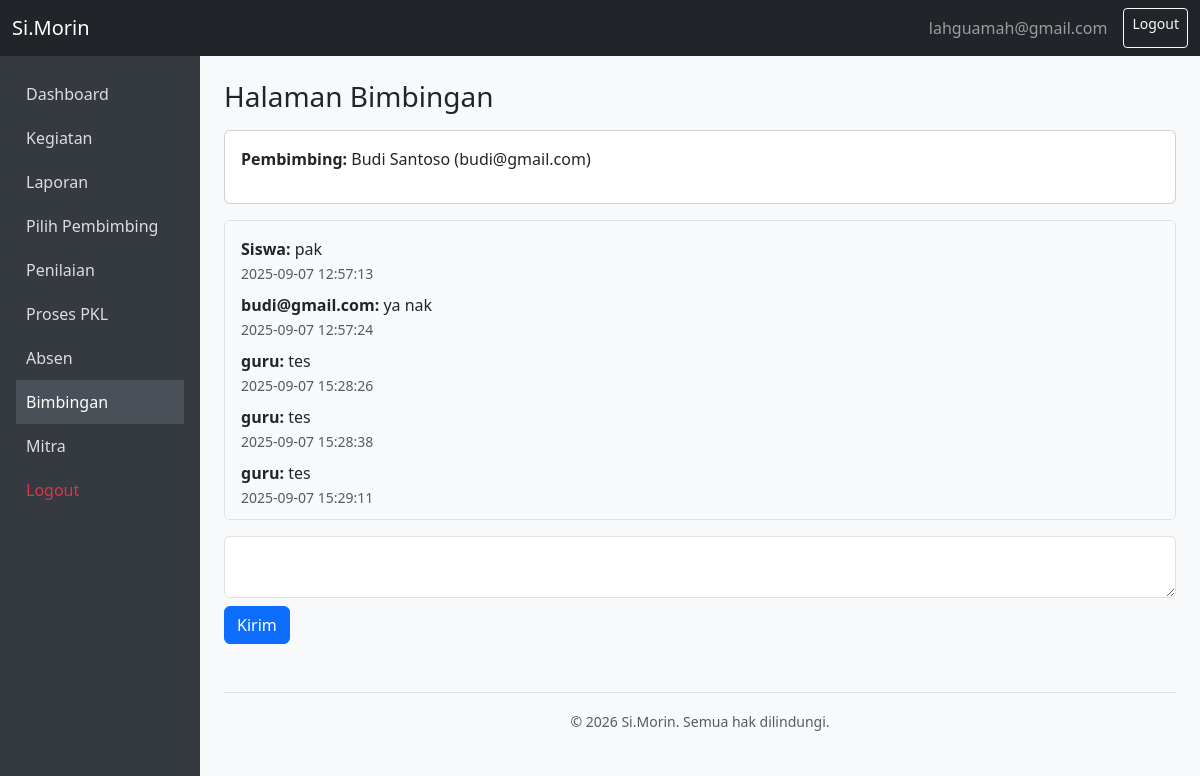
Page /siswa/App/Views/bimbingan.php (signed in) on the committed database.
### tables this page shows
CREATE TABLE `dataguru` (
  `id_guru` int(11) NOT NULL,
  `nama_guru` varchar(100) DEFAULT NULL,
  `email` varchar(100) DEFAULT NULL,
  `password` varchar(255) DEFAULT NULL,
  `jurusan` varchar(255) DEFAULT NULL
);

CREATE TABLE `chat_bimbingan` (
  `id` int(11) NOT NULL,
  `id_siswa` int(11) DEFAULT NULL,
  `pengirim` varchar(100) NOT NULL,
  `penerima` varchar(100) DEFAULT NULL,
  `pesan` text NOT NULL,
  `waktu` datetime DEFAULT current_timestamp()
);

### siswa/App/Views/bimbingan.php (the view, shortened to what this page needs)
<?php
require_once __DIR__ . "/../../Config/database.php";
$id_siswa = $_SESSION["id_siswa"];
$query = "SELECT g.nama_guru, g.email AS email_guru
          FROM dataguru g
          JOIN bimbingan b ON g.id_guru = b.id_guru
          WHERE b.id_siswa = ?";
$stmt = $conn->prepare($query);
$stmt->bind_param("i", $id_siswa);
$stmt->execute();
$pembimbing = $stmt->get_result()->fetch_assoc();
$query = "SELECT * FROM chat_bimbingan WHERE id_siswa = ? ORDER BY waktu ASC";
$stmt = $conn->prepare($query);
$stmt->bind_param("i", $id_siswa);
$stmt->execute();
$chat_result = $stmt->get_result();
?>
<?php include 'template/header.php'; ?>
<?php include 'template/sidebar.php'; ?>
<h3>Halaman Bimbingan</h3>
<?php if ($pembimbing): ?>
    <div class="card my-3">
        <div class="card-body">
            <p><strong>Pembimbing:</strong> <?= $pembimbing['nama_guru'] ?> (<?= $pembimbing['email_guru'] ?>)</p>
        </div>
    </div>
    <div class="border p-3 bg-light rounded" style="max-height: 300px; overflow-y: auto;">
        <?php while ($chat = $chat_result->fetch_assoc()): ?>
            <div class="mb-2">
                <strong><?= $chat['pengirim'] ?>:</strong> <?= htmlspecialchars($chat['pesan']) ?>
                <br><small class="text-muted"><?= $chat['waktu'] ?></small>
            </div>
        <?php endwhile; ?>
    </div>
    <form action="../Controllers/kirim_bimbingan.php" method="POST" class="mt-3">
        <textarea name="pesan" class="form-control" required></textarea>
        <button type="submit" class="btn btn-primary mt-2">Kirim</button>
    </form>
<?php else: ?>
    <div class="alert alert-warning">Anda belum memiliki pembimbing.</div>
<?php endif; ?>
<?php include 'template/footer.php'; ?>

### siswa/App/Views/template/header.php (style rules this page uses)
body { background-color: #f8f9fa; }

### rows in the picture
dataguru: nama_guru "Budi Santoso", email "budi@gmail.com"
chat_bimbingan: pengirim "Siswa", pesan "pak", waktu "2025-09-07 12:57:13"
chat_bimbingan: pengirim "budi@gmail.com", pesan "ya nak", waktu "2025-09-07 12:57:24"
chat_bimbingan: pengirim "guru", pesan "tes", waktu "2025-09-07 15:28:26"
chat_bimbingan: pengirim "guru", pesan "tes", waktu "2025-09-07 15:28:38"
chat_bimbingan: pengirim "guru", pesan "tes", waktu "2025-09-07 15:29:11"

### other values in the picture
$_SESSION['siswa_email'] "lahguamah@gmail.com"
